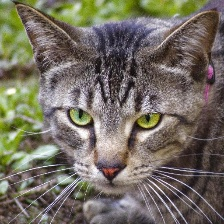
#> input picture curl_test/cat_5.jpg, 224 x 224 px
$ python TPS_landmarks.py
#> lines starting #> are read from the running program, lines starting #| are printed output that depends on the picture
import numpy as np
import cv2
import matplotlib.pyplot as plt
from scipy.spatial.distance import cdist
from scipy.interpolate import RBFInterpolator
import csv


def estimate_tps_transform(landmarks_A, landmarks_B):
    """
    Estimate a Thin Plate Spline (TPS) transformation.

    :param landmarks_A: List of (x, y) landmark coordinates in Image A.
    :param landmarks_B: List of (x, y) corresponding landmarks in Image B.
    :return: RBF interpolator for mapping points from A to B.
    """
    landmarks_A = np.array(landmarks_A, dtype=np.float32)
    landmarks_B = np.array(landmarks_B, dtype=np.float32)

    # Train separate interpolators for X and Y coordinates
    tps_x = RBFInterpolator(landmarks_A, landmarks_B[:, 0], kernel="thin_plate_spline")
    tps_y = RBFInterpolator(landmarks_A, landmarks_B[:, 1], kernel="thin_plate_spline")

    return tps_x, tps_y


def map_point_tps(point_A, tps_x, tps_y):
    """
    Map a point using the TPS transformation.

    :param point_A: (x, y) coordinate in Image A.
    :param tps_x: RBF interpolator for X-coordinates.
    :param tps_y: RBF interpolator for Y-coordinates.
    :return: Transformed (x, y) point in Image B.
    """
    point_A = np.array(point_A).reshape(1, -1)  # Convert to proper shape
    return float(tps_x(point_A)), float(tps_y(point_A))


def resolve_ambiguity_tps(point_A, candidates_B, landmarks_A, landmarks_B):
    """
    Resolve ambiguity using TPS warping and landmark correlation.
    """
    # Compute TPS transformation
    tps_x, tps_y = estimate_tps_transform(landmarks_A, landmarks_B)

    # Predict where the point should be in Image B
    predicted_point_B = map_point_tps(point_A, tps_x, tps_y)

    if candidates_B:
        # Find the closest candidate to the predicted location
        candidates_B = np.array(candidates_B)
        distances = cdist([predicted_point_B], candidates_B, metric='euclidean')
        best_match_idx = np.argmin(distances)
        return tuple(candidates_B[best_match_idx])  # Best-matched candidate
    else:
        return predicted_point_B  # Return predicted location if no candidates are found


def visualize_tps_matching(image_A, image_B, landmarks_A, landmarks_B, point_A, candidates_B, best_match_B):
    """
    Visualizes the Thin Plate Spline (TPS) transformation results.

    :param image_A: Image A (reference).
    :param image_B: Image B (target).
    :param landmarks_A: List of landmark points in Image A.
    :param landmarks_B: List of corresponding landmark points in Image B.
    :param point_A: Selected point in Image A.
    :param candidates_B: List of candidate matches in Image B.
    :param best_match_B: Final selected point in Image B.
    :param predicted_point_B: TPS-predicted location in Image B (if no candidates are found).
    """
    fig, axes = plt.subplots(1, 2, figsize=(12, 6))

    # === IMAGE A (Reference) ===
    axes[0].imshow(cv2.cvtColor(image_A, cv2.COLOR_BGR2RGB))
    axes[0].scatter(*zip(*landmarks_A), color='blue', s=100, label="Landmarks A")
    axes[0].scatter(point_A[0], point_A[1], color='red', s=150, label="Selected Point")
    axes[0].set_title("Image A (Reference)")
    axes[0].legend()

    # === IMAGE B (Target) ===
    axes[1].imshow(cv2.cvtColor(image_B, cv2.COLOR_BGR2RGB))
    axes[1].scatter(*zip(*landmarks_B), color='blue', s=100, label="Landmarks B")

    # if candidates_B:
    #     axes[1].scatter(*zip(*candidates_B), color='orange', s=100, label="Candidates B")

    axes[1].scatter(best_match_B[0], best_match_B[1], color='red', s=150, label="Best Matched Point")

    # Show TPS-predicted location if no candidates exist
    # if not candidates_B:
    #     axes[1].scatter(predicted_point_B[0], predicted_point_B[1], color='green', s=150, marker='x',
    #                     label="TPS-Predicted Point")

    axes[1].set_title("Image B (Target)")
    axes[1].legend()

    plt.show()
# Example Usage
if __name__ == "__main__":
    # Example landmarks
    image_A = cv2.imread("cat_5.jpg")
#> image_A is the input picture: shape (224, 224, 3); mean B, G, R 97.9, 109.8, 115.8
    image_B = cv2.imread("wild_001702.jpg")
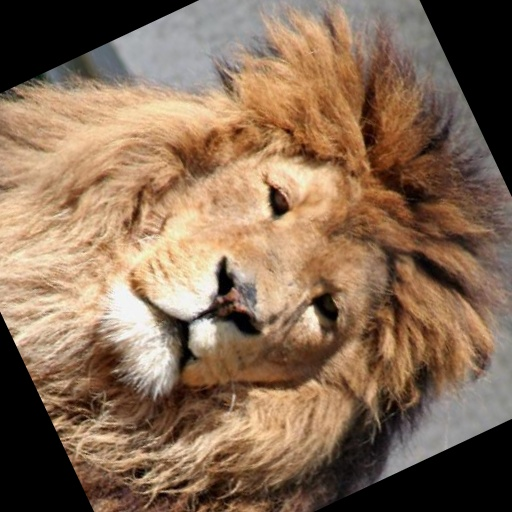
#> input picture curl_test/wild_001702.jpg, 512 x 512 px
#> image_B is the input picture: shape (512, 512, 3); mean B, G, R 85.7, 108.4, 135.1

    with open('landmarks_A.csv', 'r') as f:
#> (reads curl_test/landmarks_A.csv from the repository)
        landmark_file = csv.reader(f)
        landmarks_A = []
        for landmark in landmark_file:
            landmarks_A.append((float(landmark[0]), float(landmark[1])))

    with open('landmarks_B.csv', 'r') as f:
#> (reads curl_test/landmarks_B.csv from the repository)
        landmark_file = csv.reader(f)
        landmarks_B = []
        for landmark in landmark_file:
            landmarks_B.append((float(landmark[0]), float(landmark[1])))

    # Example picked point in Image A
    point_A = (75, 115)
    candidates_B=None

    # Resolve ambiguity and get best match
    best_match_B = resolve_ambiguity_tps(point_A, candidates_B, landmarks_A, landmarks_B)
    #predicted_point_B = map_point_tps(point_A, *estimate_tps_transform(landmarks_A, landmarks_B))

    # Visualize results
    visualize_tps_matching(image_A, image_B, landmarks_A, landmarks_B, point_A, candidates_B, best_match_B)
#> in visualize_tps_matching, `plt.show()`:
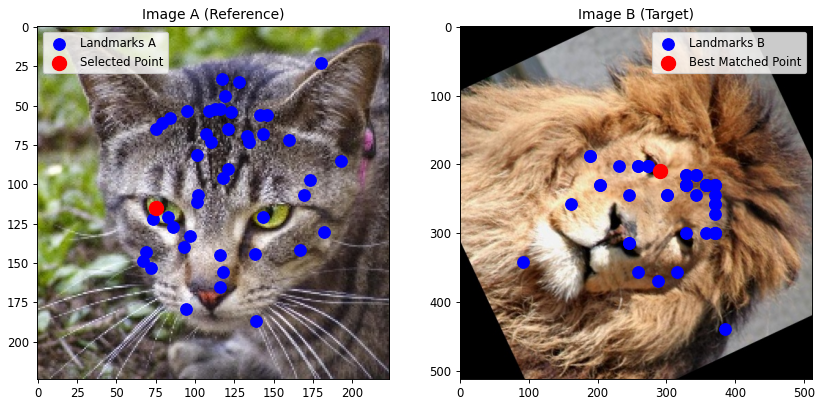
#> figure drawn by matplotlib, 2 panels

    print(f"Selected Point in Image A: {point_A}")
    print(f"Best-matched Point in Image B: {best_match_B}")
